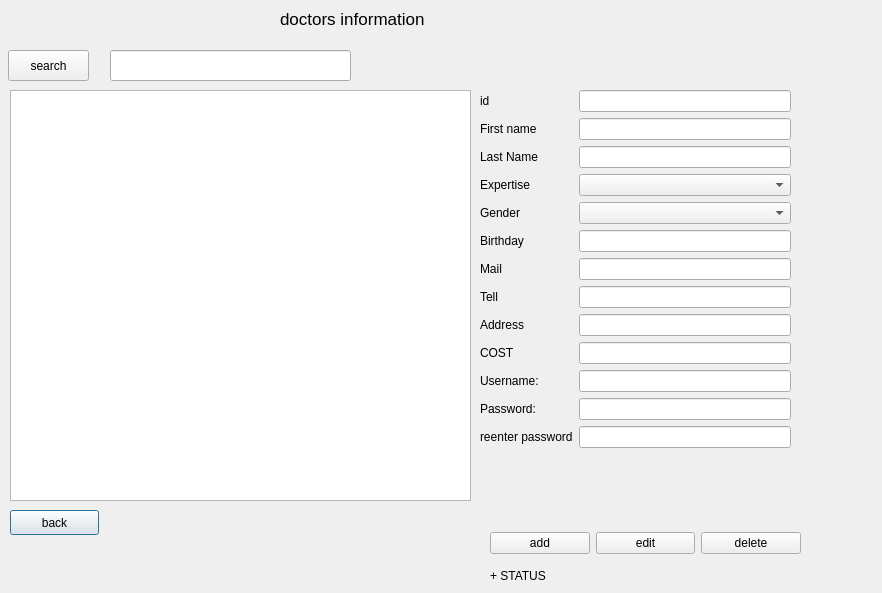
<?xml version="1.0" encoding="UTF-8"?>
<ui version="4.0">
 <class>DoctorDialog</class>
 <widget class="QDialog" name="DoctorDialog">
  <property name="geometry">
   <rect>
    <x>0</x>
    <y>0</y>
    <width>882</width>
    <height>593</height>
   </rect>
  </property>
  <property name="windowTitle">
   <string>Dialog</string>
  </property>
  <widget class="QTableView" name="tableView_dr">
   <property name="geometry">
    <rect>
     <x>10</x>
     <y>90</y>
     <width>461</width>
     <height>411</height>
    </rect>
   </property>
  </widget>
  <widget class="QPushButton" name="pushButton_back_dr">
   <property name="geometry">
    <rect>
     <x>10</x>
     <y>510</y>
     <width>89</width>
     <height>25</height>
    </rect>
   </property>
   <property name="text">
    <string>back</string>
   </property>
  </widget>
  <widget class="QPushButton" name="pushButton_search_dr">
   <property name="geometry">
    <rect>
     <x>8</x>
     <y>50</y>
     <width>81</width>
     <height>31</height>
    </rect>
   </property>
   <property name="text">
    <string>search</string>
   </property>
  </widget>
  <widget class="QLineEdit" name="lineEdit_search">
   <property name="geometry">
    <rect>
     <x>110</x>
     <y>50</y>
     <width>241</width>
     <height>31</height>
    </rect>
   </property>
  </widget>
  <widget class="QLabel" name="label_11">
   <property name="geometry">
    <rect>
     <x>280</x>
     <y>10</y>
     <width>161</width>
     <height>17</height>
    </rect>
   </property>
   <property name="font">
    <font>
     <pointsize>13</pointsize>
    </font>
   </property>
   <property name="text">
    <string>doctors information</string>
   </property>
  </widget>
  <widget class="QWidget" name="layoutWidget">
   <property name="geometry">
    <rect>
     <x>480</x>
     <y>90</y>
     <width>311</width>
     <height>401</height>
    </rect>
   </property>
   <layout class="QFormLayout" name="formLayout">
    <item row="0" column="1">
     <widget class="QLineEdit" name="lineEdit_id"/>
    </item>
    <item row="1" column="0">
     <widget class="QLabel" name="label">
      <property name="text">
       <string>First name</string>
      </property>
     </widget>
    </item>
    <item row="1" column="1">
     <widget class="QLineEdit" name="lineEdit_name"/>
    </item>
    <item row="2" column="0">
     <widget class="QLabel" name="label_2">
      <property name="text">
       <string>Last Name</string>
      </property>
     </widget>
    </item>
    <item row="2" column="1">
     <widget class="QLineEdit" name="lineEdit_family"/>
    </item>
    <item row="3" column="0">
     <widget class="QLabel" name="label_3">
      <property name="text">
       <string>Expertise</string>
      </property>
     </widget>
    </item>
    <item row="3" column="1">
     <widget class="QComboBox" name="comboBox_expertise_dr"/>
    </item>
    <item row="4" column="0">
     <widget class="QLabel" name="label_4">
      <property name="text">
       <string>Gender</string>
      </property>
     </widget>
    </item>
    <item row="4" column="1">
     <widget class="QComboBox" name="comboBox_gender_dr"/>
    </item>
    <item row="5" column="0">
     <widget class="QLabel" name="label_8">
      <property name="text">
       <string>Birthday</string>
      </property>
     </widget>
    </item>
    <item row="5" column="1">
     <layout class="QHBoxLayout" name="horizontalLayout">
      <item>
       <widget class="QLineEdit" name="lineEdit_birthday"/>
      </item>
     </layout>
    </item>
    <item row="6" column="0">
     <widget class="QLabel" name="label_5">
      <property name="text">
       <string>Mail</string>
      </property>
     </widget>
    </item>
    <item row="6" column="1">
     <widget class="QLineEdit" name="lineEdit_mail"/>
    </item>
    <item row="7" column="0">
     <widget class="QLabel" name="label_6">
      <property name="text">
       <string>Tell</string>
      </property>
     </widget>
    </item>
    <item row="7" column="1">
     <widget class="QLineEdit" name="lineEdit_tell"/>
    </item>
    <item row="8" column="0">
     <widget class="QLabel" name="label_7">
      <property name="text">
       <string>Address</string>
      </property>
     </widget>
    </item>
    <item row="8" column="1">
     <widget class="QLineEdit" name="lineEdit_address"/>
    </item>
    <item row="0" column="0">
     <widget class="QLabel" name="label_9">
      <property name="text">
       <string>id</string>
      </property>
     </widget>
    </item>
    <item row="10" column="0">
     <widget class="QLabel" name="label_10">
      <property name="text">
       <string>Username:</string>
      </property>
     </widget>
    </item>
    <item row="11" column="0">
     <widget class="QLabel" name="label_12">
      <property name="text">
       <string>Password:</string>
      </property>
     </widget>
    </item>
    <item row="12" column="0">
     <widget class="QLabel" name="label_13">
      <property name="text">
       <string>reenter password</string>
      </property>
     </widget>
    </item>
    <item row="10" column="1">
     <widget class="QLineEdit" name="lineEdit_user"/>
    </item>
    <item row="11" column="1">
     <widget class="QLineEdit" name="lineEdit_pass"/>
    </item>
    <item row="12" column="1">
     <widget class="QLineEdit" name="lineEdit_pass2"/>
    </item>
    <item row="9" column="1">
     <widget class="QLineEdit" name="lineEdit_cost"/>
    </item>
    <item row="9" column="0">
     <widget class="QLabel" name="label_14">
      <property name="text">
       <string>COST</string>
      </property>
     </widget>
    </item>
   </layout>
  </widget>
  <widget class="QWidget" name="layoutWidget">
   <property name="geometry">
    <rect>
     <x>490</x>
     <y>530</y>
     <width>311</width>
     <height>27</height>
    </rect>
   </property>
   <layout class="QHBoxLayout" name="horizontalLayout_2">
    <item>
     <widget class="QPushButton" name="pushButton_add_dr">
      <property name="text">
       <string>add</string>
      </property>
     </widget>
    </item>
    <item>
     <widget class="QPushButton" name="pushButton_edit_dr">
      <property name="text">
       <string>edit</string>
      </property>
     </widget>
    </item>
    <item>
     <widget class="QPushButton" name="pushButton_delete_dr">
      <property name="text">
       <string>delete</string>
      </property>
     </widget>
    </item>
   </layout>
  </widget>
  <widget class="QLabel" name="label_status">
   <property name="geometry">
    <rect>
     <x>490</x>
     <y>560</y>
     <width>291</width>
     <height>31</height>
    </rect>
   </property>
   <property name="text">
    <string>+ STATUS</string>
   </property>
  </widget>
 </widget>
 <resources/>
 <connections/>
</ui>
